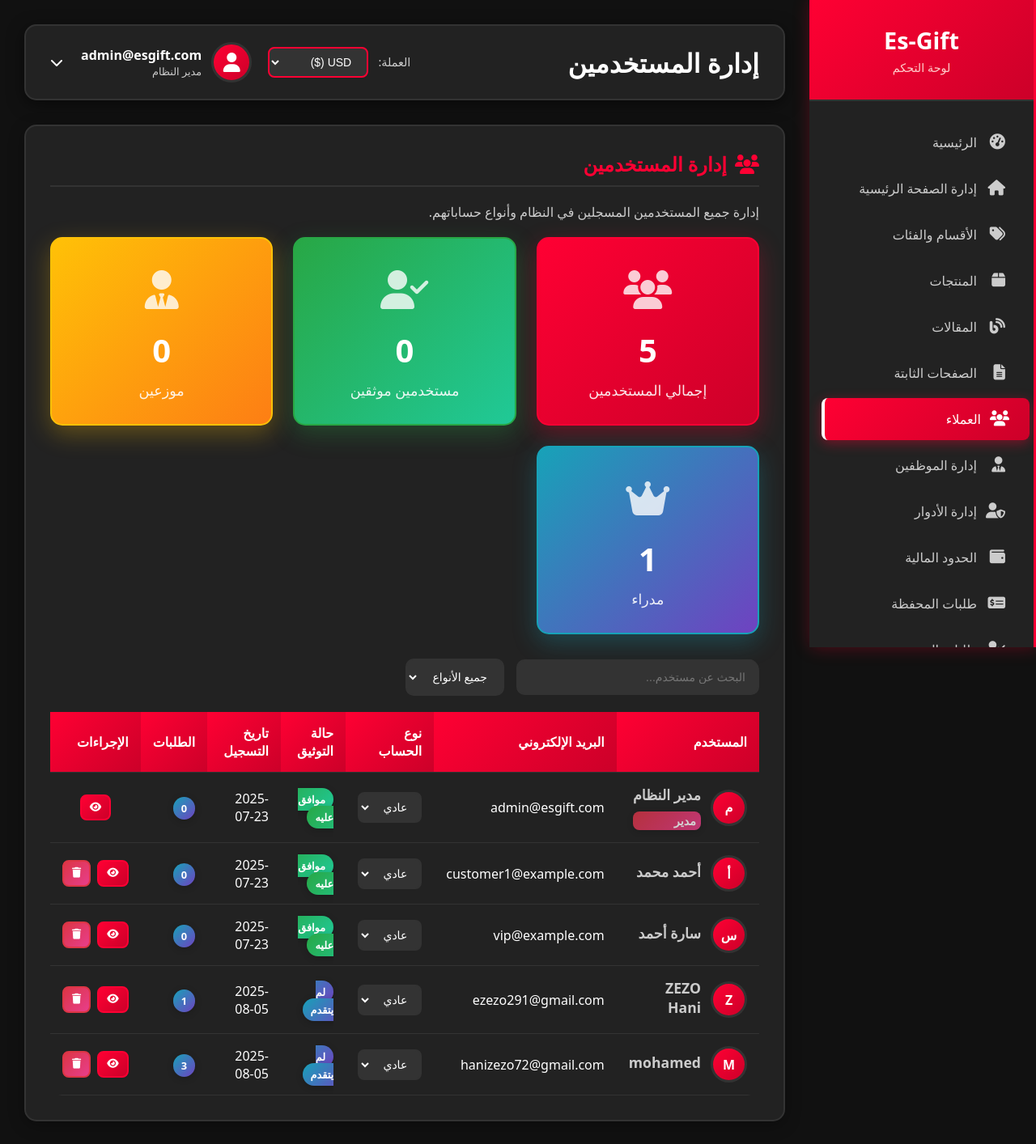
Before: /admin/users (signed in) with the older database file.
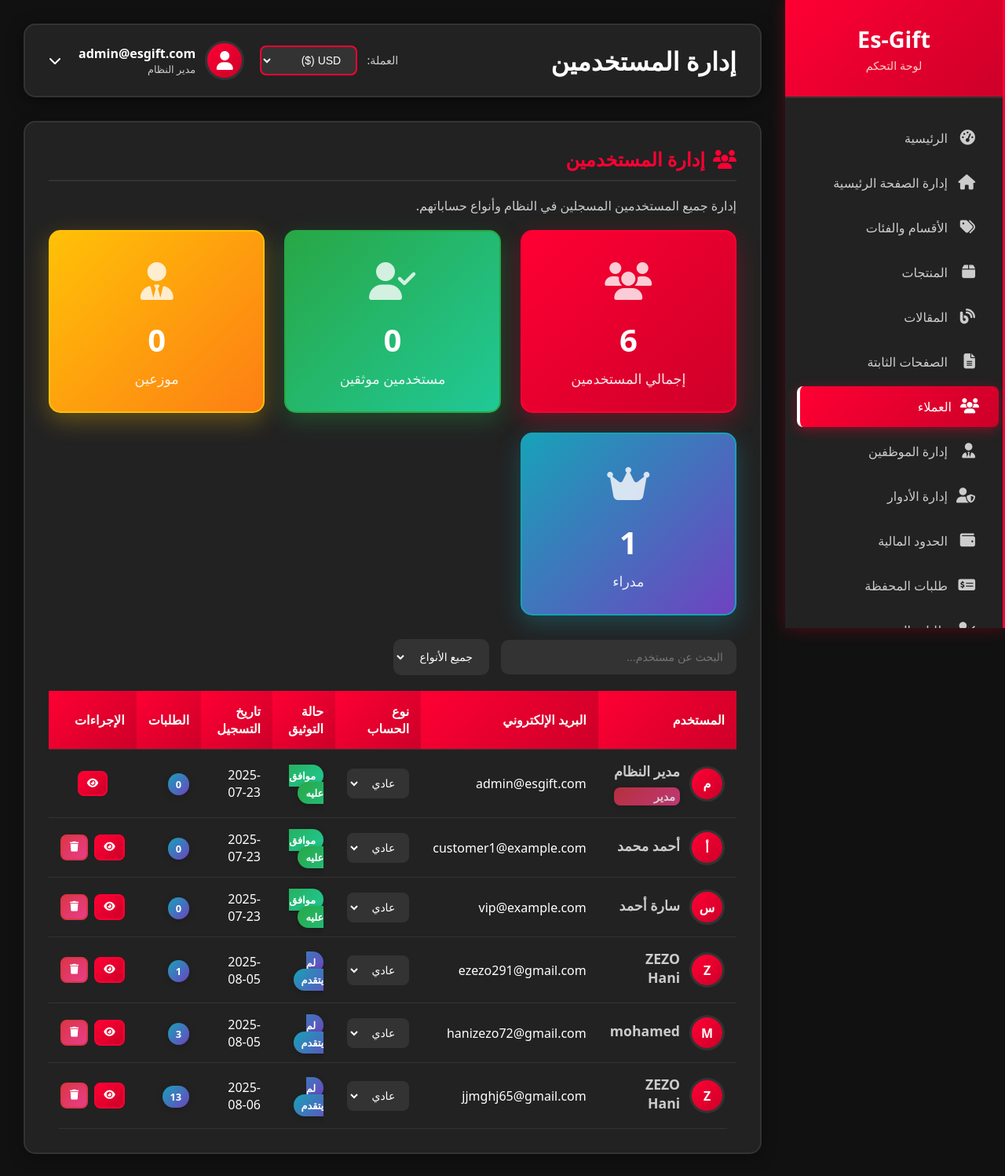
After: the same page with the newer database file.
### models.py (models this page shows)
class User(UserMixin, db.Model):
    id = db.Column(db.Integer, primary_key=True)
    username = db.Column(db.String(80), unique=True, nullable=True)  # اسم المستخدم
    email = db.Column(db.String(120), unique=True, nullable=False)
    password_hash = db.Column(db.String(120), nullable=False)
    full_name = db.Column(db.String(100))
    phone = db.Column(db.String(20))
    birth_date = db.Column(db.Date)
    nationality = db.Column(db.String(50))
    customer_type = db.Column(db.String(20), default='regular')  # regular, kyc, reseller
    kyc_status = db.Column(db.String(20), default='none')  # none, pending, approved, rejected
    google_id = db.Column(db.String(100), unique=True, nullable=True)  # Google ID
    profile_picture = db.Column(db.String(300))  # صورة البروفايل من Google
    is_verified = db.Column(db.Boolean, default=False)  # تم التحقق من الإيميل
    email_verification_token = db.Column(db.String(100), nullable=True)  # رمز التحقق من الإيميل
    email_verification_sent_at = db.Column(db.DateTime, nullable=True)  # وقت إرسال رمز التحقق
    document_type = db.Column(db.String(50))  # national_id, passport, driver_license
    id_front_image = db.Column(db.String(200))
    id_back_image = db.Column(db.String(200))
    selfie_image = db.Column(db.String(200))
    passport_image = db.Column(db.String(200))
    driver_license_image = db.Column(db.String(200))
    face_photo_front = db.Column(db.String(200))
    face_photo_right = db.Column(db.String(200))
    face_photo_left = db.Column(db.String(200))
    is_admin = db.Column(db.Boolean, default=False)
    last_login = db.Column(db.DateTime)
    created_at = db.Column(db.DateTime, default=datetime.utcnow)
    preferred_currency = db.Column(db.String(3), default='USD')  # العملة المفضلة للمحفظة
    orders = db.relationship('Order', backref='user', lazy=True)

### admin_routes.py (the view)
@admin.route('/users')
@login_required
@requires_page_access('admin.users')
def users():
    if not current_user.is_admin:
        employee = Employee.query.filter_by(user_id=current_user.id).first()
        if not employee:
            return redirect(url_for('main.index'))
    users = User.query.all()
    return render_template('admin/users.html', users=users)

### employee_utils.py (called while the page is built, shortened)
def requires_page_access(page_route):
    def decorator(f):
        @wraps(f)
        def decorated_function(*args, **kwargs):
            if not current_user.is_authenticated:
                return redirect(url_for('auth.login'))
            if current_user.is_admin:
                return f(*args, **kwargs)
        return decorated_function
    return decorator

### templates/admin/users.html (shortened to what the changed rows need)
{% extends "admin/base.html" %}
{% block page_title %}إدارة المستخدمين{% endblock %}
{% block content %}
<div class="content-card">
    <h2>
        <i class="fas fa-users"></i>
        إدارة المستخدمين
    </h2>
    <div class="stats-grid">
        <div class="stat-card">
            <div class="stat-icon">
                <i class="fas fa-users"></i>
            </div>
            <div class="stat-number">{{ users|length }}</div>
            <div class="stat-label">إجمالي المستخدمين</div>
        </div>
    </div>
    <div class="table-container">
        <table class="data-table" id="usersTable">
            <thead>
                <tr>
                    <th>المستخدم</th>
                    <th>البريد الإلكتروني</th>
                    <th>نوع الحساب</th>
                    <th>حالة التوثيق</th>
                    <th>تاريخ التسجيل</th>
                    <th>الطلبات</th>
                    <th>الإجراءات</th>
                </tr>
            </thead>
            <tbody>
                {% for user in users %}
                <tr data-user-type="{{ user.customer_type }}">
                    <td>
                        <div class="user-info">
                            <div class="user-avatar-modern">
                                {{ user.full_name[0].upper() if user.full_name else user.email[0].upper() }}
                            </div>
                            <div class="user-details">
                                <strong>{{ user.full_name if user.full_name else 'غير محدد' }}</strong>
                                {% if user.is_admin %}
                                    <span class="badge badge-danger admin-badge">مدير</span>
                                {% endif %}
                            </div>
                        </div>
                    </td>
                    <td>{{ user.email }}</td>
                    <td>
                        <select class="customer-type-select modern-select" data-user-id="{{ user.id }}">
                            <option value="regular" {{ 'selected' if user.customer_type == 'regular' else '' }}>عادي</option>
                        </select>
                    </td>
                    <td>
                        {% if user.kyc_status == 'approved' %}
                            <span class="badge badge-success">موافق عليه</span>
                        {% elif user.kyc_status == 'pending' %}
                            <span class="badge badge-warning">في الانتظار</span>
                        {% elif user.kyc_status == 'rejected' %}
                            <span class="badge badge-danger">مرفوض</span>
                        {% else %}
                            <span class="badge badge-info">لم يتقدم</span>
                        {% endif %}
                    </td>
                    <td>{{ user.created_at.strftime('%Y-%m-%d') if user.created_at else 'غير محدد' }}</td>
                    <td>
                        <span class="badge badge-info">{{ user.orders|length }}</span>
                    </td>
                    <td>
                        <div class="action-buttons">
                            <button class="btn btn-sm btn-primary view-btn" onclick="viewUser({{ user.id }})" title="عرض التفاصيل">
                                <i class="fas fa-eye"></i>
                            </button>
                            {% if not user.is_admin %}
                            <button class="btn btn-sm btn-danger delete-btn" onclick="deleteUser({{ user.id }})" title="حذف">
                                <i class="fas fa-trash"></i>
                            </button>
                            {% endif %}
                        </div>
                    </td>
                </tr>
                {% endfor %}
            </tbody>
        </table>
    </div>
</div>
{% endblock %}

### templates/admin/base.html (shortened to what the changed rows need)
<!DOCTYPE html>
<html lang="ar" dir="rtl">
<head>
    <link rel="stylesheet" href="https://cdnjs.cloudflare.com/ajax/libs/font-awesome/6.5.0/css/all.min.css">
</head>
<body>
    <div class="admin-container">
        <div class="sidebar" id="sidebar">
            <div class="sidebar-header">
                <h2>Es-Gift</h2>
            </div>
        </div>
        <div class="main-content">
            <div class="top-bar">
                <h1 class="page-title">{% block page_title %}لوحة التحكم{% endblock %}</h1>
                <div style="display: flex; align-items: center; gap: 20px;">
                    <div class="user-info" onclick="toggleUserMenu()" style="cursor: pointer; position: relative;">
                        <div>
                            <div style="font-weight: bold;">{{ current_user.email }}</div>
                            <div style="font-size: 0.8em; color: #ccc;">مدير النظام</div>
                        </div>
                    </div>
                </div>
            </div>
            {% block content %}{% endblock %}
        </div>
    </div>
</body>
</html>

Changed rows visible on the page:
added User: full_name "Z", full_name "ZEZO Hani", email "jjmghj65@gmail.com", id "عادي", kyc_status "لم يتقدم", created_at "2025-08-06", orders|length "13"
Other visible differences:
{{ users|length }}: "5" → "6"
